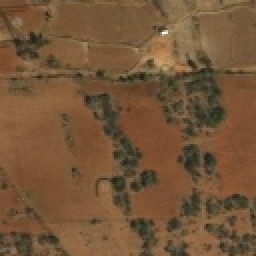
#> input picture dataset/gundul/gundul (111).jpg, 128 x 128 px (shown 2 times larger); its folder holds only this picture in this run
$ jupyter execute --allow-errors accuracy.ipynb   (older library calls are emulated)
#> lines starting #> are read from the running program, lines starting #| are printed output that depends on the picture
[cell 1]
import numpy as np
import matplotlib.pyplot as plt
import cv2 as cv
import pandas as pd
import os
import math
from tqdm.notebook import tqdm

import numpy as np: Mengimpor pustaka NumPy yang digunakan untuk operasi matematika dan manipulasi array multidimensi.
import matplotlib.pyplot as plt: Mengimpor modul pyplot dari pustaka Matplotlib, yang digunakan untuk visualisasi data, termasuk plot grafik.
import cv2 as cv: Mengimpor modul cv2 dari pustaka OpenCV (Open Source Computer Vision Library), yang digunakan untuk pemrosesan gambar dan penglihatan komputer.
import pandas as pd: Mengimpor pustaka pandas yang digunakan untuk analisis data, terutama dalam bentuk struktur data seperti DataFrame.
import os: Mengimpor modul os yang menyediakan fungsi-fungsi untuk berinteraksi dengan sistem operasi, seperti mengakses file dan direktori.
import math: Mengimpor modul math yang menyediakan fungsi matematika dasar.
from tqdm.notebook import tqdm: Mengimpor fungsi tqdm dari modul tqdm.notebook yang digunakan untuk menciptakan bar kemajuan (progress bar) saat melakukan iterasi.

[cell 2]
def insertGambar(folder):
#> called with folder = 'dataset'
    images = []
    filenames = []
    labels = []

    for label in os.listdir(folder):
        for filename in os.listdir("dataset/"+label):
            img = cv.imread(os.path.join("dataset/"+label,filename),255)
#> img is the input picture: shape (128, 128, 3); mean B, G, R 56.4, 85.7, 116.1
            filenames.append(filename)
            labels.append(label)
            if img is not None:
                width = 256
                height = 256
                dim = (width, height)
                resized = cv.resize(img, dim, interpolation=cv.INTER_AREA)
                images.append(resized)
    return images, filenames, labels

images, filenames, labels = insertGambar("dataset")
#> images = 2 items; filenames = ['gundul (111).jpg', 'gundul (1).jpg']; labels = ['gundul', 'hutan gundul']

images = []: Membuat sebuah list kosong yang akan digunakan untuk menyimpan gambar-gambar yang dimuat.
filenames = []: Membuat sebuah list kosong yang akan digunakan untuk menyimpan nama file gambar yang dimuat.
labels = []: Membuat sebuah list kosong yang akan digunakan untuk menyimpan label (nama folder) dari setiap gambar yang dimuat.
for label in os.listdir(folder):: Melakukan iterasi pada setiap label (nama folder) dalam direktori yang ditentukan oleh parameter folder.
for filename in os.listdir("dataset/"+label):: Melakukan iterasi pada setiap nama file dalam folder yang sesuai dengan label saat ini.
img = cv.imread(os.path.join("dataset/"+label,filename),255): Membaca gambar menggunakan fungsi cv.imread() dari pustaka OpenCV. Path file gambar dibentuk dengan menggabungkan direktori "dataset/" dengan label dan nama file saat ini. Argumen kedua (255) digunakan untuk mengatur bendera cv.IMREAD_UNCHANGED, yang memastikan bahwa citra dimuat dengan keaslian warna yang utuh (tanpa perubahan skala ke abu-abu).
filenames.append(filename): Menambahkan nama file saat ini ke dalam list filenames.
labels.append(label): Menambahkan label saat ini ke dalam list labels.
if img is not None:: Memeriksa apakah citra berhasil dibaca dan tidak bernilai None.
width = 256 dan height = 256: Menentukan lebar dan tinggi yang diinginkan untuk gambar yang akan diresize.
dim = (width, height): Membentuk tupel dim yang berisi lebar dan tinggi.

[cell 3]
plt.imshow(cv.cvtColor(images[1], cv.COLOR_BGR2RGB))

Baris kode plt.imshow(cv.cvtColor(images[1], cv.COLOR_BGR2RGB)) digunakan untuk menampilkan gambar yang telah dimuat menggunakan fungsi insertGambar sebelumnya.

[cell 4]
fig = plt.figure(figsize=(25,25))
columns = 5
rows = 3
x = 0
#> (the rest of this cell did not finish here and is left out)

fig = plt.figure(figsize=(25,25)): Membuat objek gambar (figure) dengan ukuran 25x25 inci menggunakan figsize=(25,25).
columns = 5 dan rows = 3: Menentukan jumlah kolom dan baris dalam tata letak grid yang akan digunakan untuk menampilkan gambar.
x = 0: Menginisialisasi variabel x sebagai indeks awal untuk mengakses gambar dan nama file.
for i in range(1,6):: Melakukan iterasi dari 1 hingga 5 (inklusif) karena kita ingin menampilkan 5 gambar.
fig.add_subplot(rows, columns, i): Menambahkan subplot ke dalam objek gambar fig dengan tata letak grid yang ditentukan oleh rows, columns, dan nomor subplot i.
plt.title(filenames[x]): Mengatur judul subplot dengan menggunakan nama file gambar yang terkait dengan indeks x.
plt.imshow(cv.cvtColor(images[x], cv.COLOR_BGR2RGB)): Menampilkan gambar yang telah diubah skema warnanya dalam subplot. Gambar yang ditampilkan diambil dari images[x] dengan skema warna RGB.

[cell 5]
savePath = "result/resize/"
os.makedirs(savePath, exist_ok=True)  # Membuat direktori "hasil/resize/" jika belum ada
for i in range(len(images)):
    save = os.path.join(savePath, filenames[i])
    save = os.path.splitext(save)[0] + ".jpg"  # Mengganti ekstensi gambar menjadi .jpg
    rgb_image = cv.cvtColor(images[i], cv.COLOR_BGR2RGB)  # Mengubah citra menjadi format warna RGB
    cv.imwrite(save, rgb_image)
#> this loop made 2 passes

savePath = "result/resize/": Menentukan path (jalur) untuk direktori tempat gambar-gambar yang direscale akan disimpan.
os.makedirs(savePath, exist_ok=True): Membuat direktori "result/resize/" jika direktori tersebut belum ada. Parameter exist_ok=True memastikan bahwa tidak ada kesalahan yang muncul jika direktori sudah ada.
for i in range(len(images)):: Melakukan iterasi melalui semua gambar dalam list images.
save = os.path.join(savePath, filenames[i]): Membentuk path file tujuan dengan menggabungkan savePath dan nama file gambar saat ini dari list filenames.
save = os.path.splitext(save)[0] + ".jpg": Mengubah ekstensi file menjadi ".jpg" menggunakan os.path.splitext() yang membagi path file menjadi nama dan ekstensi file. Kemudian, nama file diambil ([0]) dan ekstensinya diganti dengan ".jpg".
rgb_image = cv.cvtColor(images[i], cv.COLOR_BGR2RGB): Mengubah skema warna gambar dari BGR menjadi RGB menggunakan cv.cvtColor(). Hal ini diperlukan karena fungsi cv.imwrite() dari OpenCV mengharapkan gambar dengan skema warna RGB.
cv.imwrite(save, rgb_image): Menyimpan gambar dengan menggunakan cv.imwrite(). Gambar disimpan dengan path yang ditentukan oleh save, dengan menggunakan citra RGB yang telah diubah skemanya.

[cell 6]
def rotasi(derajat, citra):
    panjang, lebar, _ = citra.shape  # Memperoleh dimensi panjang dan lebar citra
    Rotasi_img = np.zeros(citra.shape)

    sudut = derajat * (np.pi / 180)
    tengahx = panjang / 2
    tengahy = lebar / 2

    for i in range(panjang):
        for j in range(lebar):
            x = int((i - tengahx) * np.cos(sudut) - (j - tengahy) * np.sin(sudut) + tengahx)
            y = int((i - tengahx) * np.sin(sudut) + (j - tengahy) * np.cos(sudut) + tengahy)
            if 0 <= x < panjang and 0 <= y < lebar:
                Rotasi_img[i][j] = citra[x][y]

    return Rotasi_img

panjang, lebar, _ = citra.shape: Memperoleh dimensi panjang (height), lebar (width), dan jumlah saluran warna (channels) dari citra. Karena kita tidak memerlukan jumlah saluran warna dalam implementasi rotasi ini, kita mengabaikan nilai tersebut dengan menggunakan _.
Rotasi_img = np.zeros(citra.shape): Membuat array kosong dengan dimensi yang sama dengan citra. Array ini akan digunakan untuk menyimpan citra hasil rotasi.
sudut = derajat * (np.pi / 180): Mengkonversi sudut rotasi dari derajat ke radian.
tengahx = panjang / 2 dan tengahy = lebar / 2: Menentukan titik tengah citra sebagai pusat rotasi.
Melakukan iterasi pada setiap piksel citra menggunakan dua loop nested (for i in range(panjang) dan for j in range(lebar)).
x = int((i - tengahx) * np.cos(sudut) - (j - tengahy) * np.sin(sudut) + tengahx) dan y = int((i - tengahx) * np.sin(sudut) + (j - tengahy) * np.cos(sudut) + tengahy): Menghitung koordinat piksel hasil rotasi dengan menggunakan persamaan transformasi rotasi.
if 0 <= x < panjang and 0 <= y < lebar:: Memeriksa apakah koordinat piksel hasil rotasi berada dalam batas citra asli.
Rotasi_img[i][j] = citra[x][y]: Mengisi piksel hasil rotasi dengan piksel citra asli yang sesuai.
Mengembalikan citra hasil rotasi, yaitu Rotasi_img.

[cell 7]
sudut_rotasi = [90, -90, 180]  # Sudut rotasi yang ingin ditampilkan
index_citra = 0  # Indeks citra yang ingin ditampilkan

# Mengambil citra yang dipilih
citra = images[index_citra]

plt.figure(figsize=(20,20))

# Menampilkan citra sebelum rotasi
plt.subplot(1, 4, 1)
plt.imshow(cv.cvtColor(citra, cv.COLOR_BGR2RGB))
plt.title('Sebelum Rotasi')

# Menampilkan citra dengan sudut rotasi tertentu
for i, sudut in enumerate(sudut_rotasi):
    rotated_image = rotasi(sudut, citra)
    rotated_image = np.clip(rotated_image, 0, 255).astype(np.uint8)  # Memastikan rentang piksel valid [0, 255]
    plt.subplot(1, 4, i+2)
    plt.imshow(cv.cvtColor(rotated_image, cv.COLOR_BGR2RGB))
    plt.title(f'Setelah Rotasi {sudut} Derajat')
#> this loop made 3 passes
#> pass 1, `rotated_image = rotasi(sudut, citra)`:
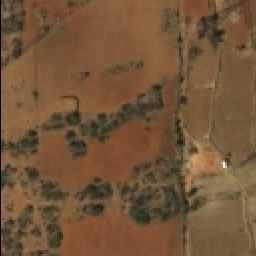
#> rotated_image: shape (256, 256, 3) float64; mean B, G, R 56.2, 85.4, 115.6
#> after the loop:
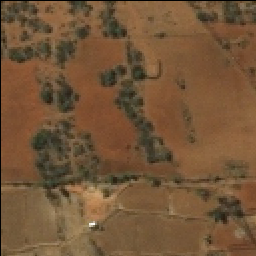
#> rotated_image: shape (256, 256, 3); mean B, G, R 55.9, 85, 115.1

plt.tight_layout()
plt.show()
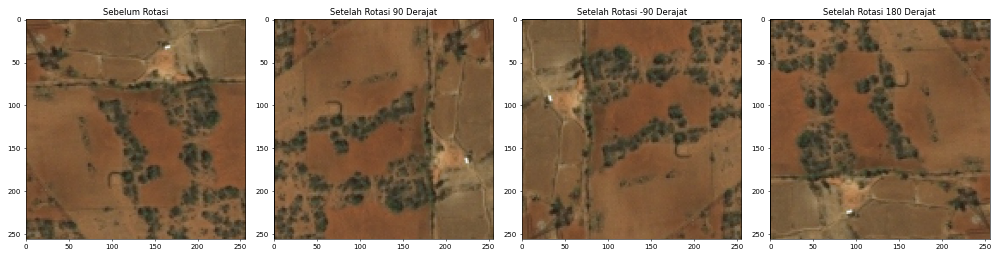
#> figure drawn by matplotlib, 4 panels

Fungsi rotasi yang Anda berikan mengimplementasikan rotasi citra menggunakan transformasi geometri. Fungsi tersebut memiliki dua parameter:
derajat: Sudut rotasi dalam derajat.
citra: Citra yang akan dirotasi.
Fungsi ini akan menghasilkan citra yang dirotasi sebesar sudut yang ditentukan.

[cell 8]
savePath = "result/rotasi/"  # Ubah path ke folder hasil rotasi sesuai kebutuhan
sudut_rotasi = [90, -90, 180]  # Sudut rotasi yang ingin Anda terapkan
rotasi_data = []  # List untuk menyimpan citra hasil rotasi
os.makedirs(savePath, exist_ok=True)
for i in range(len(images)):
    for sudut in sudut_rotasi:
        # Menerapkan rotasi pada citra
        rgb_image = cv.cvtColor(images[i], cv.COLOR_BGR2RGB)
        hasil_rotasi = rotasi(sudut, rgb_image)  # Menggunakan sudut rotasi dari daftar sudut_rotasi

        # Menyimpan citra hasil rotasi
        save = savePath + f"{filenames[i]}_{sudut}.jpg"  # Menambahkan sudut rotasi pada nama file
        cv.imwrite(save, hasil_rotasi)

        # Menyimpan citra hasil rotasi ke dalam list rotasi_data
        rotasi_data.append(hasil_rotasi)
#> this loop made 2 passes
#> pass 1, `cv.imwrite(save, hasil_rotasi)`:
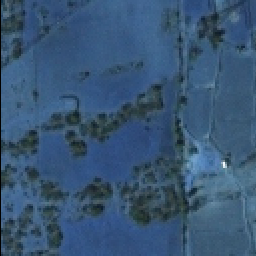
#> saved as gundul (111).jpg_90.jpg: shape (256, 256, 3); mean B, G, R 115.6, 85.4, 56.2
#> pass 1, `cv.imwrite(save, hasil_rotasi)`:
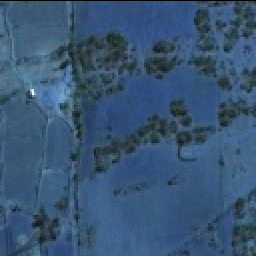
#> saved as gundul (111).jpg_-90.jpg: shape (256, 256, 3); mean B, G, R 115.6, 85.4, 56.2
#> pass 1, `cv.imwrite(save, hasil_rotasi)`:
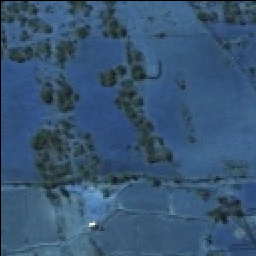
#> saved as gundul (111).jpg_180.jpg: shape (256, 256, 3); mean B, G, R 115.1, 85, 55.9
#> pass 2, `cv.imwrite(save, hasil_rotasi)`:
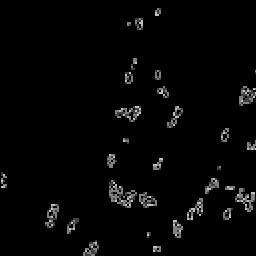
#> saved as gundul (1).jpg_90.jpg: shape (256, 256, 3); min 0, max 192, mean 5.5
#> after the loop, rotasi_data = 6 items

savePath = "result/rotasi/": Menentukan path (lokasi) folder tempat citra hasil rotasi akan disimpan. Anda perlu mengubah savePath sesuai dengan kebutuhan.
sudut_rotasi = [90, -90, 180]: Menentukan daftar sudut rotasi yang ingin diterapkan pada setiap citra. Anda dapat menambahkan atau mengubah sudut rotasi sesuai keinginan.
rotasi_data = []: Membuat list kosong rotasi_data yang akan digunakan untuk menyimpan citra hasil rotasi.
os.makedirs(savePath, exist_ok=True): Membuat direktori yang ditentukan oleh savePath jika belum ada.
Melakukan iterasi pada setiap citra dalam images menggunakan range(len(images)).
Di dalam loop, melakukan iterasi pada setiap sudut rotasi dalam sudut_rotasi menggunakan for sudut in sudut_rotasi.
Mengkonversi citra ke skema warna RGB menggunakan cv.cvtColor(images[i], cv.COLOR_BGR2RGB).
Menerapkan rotasi pada citra menggunakan fungsi rotasi(sudut, rgb_image).
Menyimpan citra hasil rotasi dengan menambahkan sudut rotasi pada nama file menggunakan savePath + f"{filenames[i]}_{sudut}.jpg". Anda dapat mengubah format nama file sesuai kebutuhan.
Menyimpan citra hasil rotasi ke dalam list rotasi_data menggunakan rotasi_data.append(hasil_rotasi).

[cell 9]
def enhance_image(image):
    enhanced_image_rgb = np.zeros_like(image)
    for channel in range(3):
        enhanced_image_rgb[:, :, channel] = cv.equalizeHist(image[:, :, channel])
    return enhanced_image_rgb

enhanced_image_rgb = np.zeros_like(image): Membuat array nol dengan dimensi yang sama dengan citra image. Array ini akan digunakan untuk menyimpan citra hasil pemrosesan.
Melakukan iterasi pada setiap saluran warna (channel) citra menggunakan for channel in range(3). Dalam citra berwarna, saluran warna biasanya terdiri dari tiga saluran: merah (R), hijau (G), dan biru (B).
enhanced_image_rgb[:, :, channel] = cv.equalizeHist(image[:, :, channel]): Menerapkan equalization histogram pada saluran warna (channel) saat ini. Equalization histogram digunakan untuk meningkatkan kontras dan distribusi nilai piksel dalam saluran warna tersebut.
Mengembalikan citra hasil pemrosesan yang telah ditingkatkan kontrasnya, yaitu enhanced_image_rgb.

[cell 10]
savePath = "result/enhanced/"
#> savePath = 'result/enhanced/'
enhanced_data = []
os.makedirs(savePath, exist_ok=True)
#> (the rest of this cell did not finish here and is left out)

savePath = "result/enhanced/": Menentukan path (lokasi) folder tempat citra hasil pemrosesan akan disimpan. Anda perlu mengubah savePath sesuai dengan kebutuhan.
enhanced_data = []: Membuat list kosong enhanced_data yang akan digunakan untuk menyimpan citra hasil pemrosesan.
os.makedirs(savePath, exist_ok=True): Membuat direktori yang ditentukan oleh savePath jika belum ada.
Melakukan iterasi pada setiap citra dalam images menggunakan range(len(images)).
enhanced_image = enhance_image(images[i]): Meningkatkan kontras citra menggunakan fungsi enhance_image dengan citra saat ini sebagai input.
save = savePath + filenames[i] + ".jpg": Menentukan path (lokasi) file untuk menyimpan citra hasil pemrosesan. Nama file disusun dengan menggabungkan savePath, nama file asli filenames[i], dan ekstensi file .jpg.
cv.imwrite(save, enhanced_image): Menyimpan citra hasil pemrosesan ke dalam file menggunakan cv.imwrite.
enhanced_data.append(enhanced_image): Menambahkan citra hasil pemrosesan ke dalam list enhanced_data.

#> (a cell that did not finish here is left out)

 plt.imshow(enhanced_data[288]) digunakan untuk menampilkan citra hasil pemrosesan yang telah ditingkatkan kontrasnya dari list enhanced_data.

[cell 12]
def color_segmentation(image):
    hsv = cv.cvtColor(image, cv.COLOR_BGR2HSV)
    lower_green = np.array([36, 40, 40])
    upper_green = np.array([70, 255, 255])
    mask = cv.inRange(hsv, lower_green, upper_green)
    segmented_image = cv.bitwise_and(image, image, mask=mask)
    return segmented_image

hsv = cv.cvtColor(image, cv.COLOR_BGR2HSV): Mengkonversi citra dari skema warna BGR ke HSV. Model warna HSV (Hue, Saturation, Value) memungkinkan pemisahan warna berdasarkan nuansa (hue), kejenuhan (saturation), dan nilai (value).
lower_green = np.array([36, 40, 40]) dan upper_green = np.array([70, 255, 255]): Menentukan rentang nilai HSV yang mewakili warna hijau. Rentang ini ditentukan dengan menggunakan eksperimen atau pengetahuan tentang rentang nilai HSV untuk warna hijau.
mask = cv.inRange(hsv, lower_green, upper_green): Membuat mask (maskara) dengan menggunakan fungsi cv.inRange untuk memisahkan piksel yang memiliki nilai HSV yang berada dalam rentang yang ditentukan sebagai warna hijau.
segmented_image = cv.bitwise_and(image, image, mask=mask): Menerapkan operasi bitwise AND antara citra asli (image) dan maskara (mask) untuk memperoleh citra hasil segmentasi warna. Operasi ini akan menghasilkan citra di mana hanya piksel-piksel yang sesuai dengan maskara yang akan tetap ditampilkan, sedangkan piksel lainnya akan menjadi hitam.
Mengembalikan citra hasil segmentasi warna, yaitu segmented_image.

[cell 13]
savePath = "result/segmentation/"
segmentation_data = []
os.makedirs(savePath, exist_ok=True)
#> (the rest of this cell did not finish here and is left out)

savePath = "result/segmentation/": Menentukan path (lokasi) folder tempat citra hasil segmentasi akan disimpan. Anda perlu mengubah savePath sesuai dengan kebutuhan.
segmentation_data = []: Membuat list kosong segmentation_data yang akan digunakan untuk menyimpan citra hasil segmentasi.
os.makedirs(savePath, exist_ok=True): Membuat direktori yang ditentukan oleh savePath jika belum ada.
Melakukan iterasi pada setiap citra dalam images menggunakan range(len(images)).
segmentation_image = color_segmentation(images[i]): Melakukan segmentasi warna pada citra menggunakan fungsi color_segmentation dengan citra saat ini sebagai input.
save = savePath + filenames[i] + ".jpg": Menentukan path (lokasi) file untuk menyimpan citra hasil segmentasi. Nama file disusun dengan menggabungkan savePath, nama file asli filenames[i], dan ekstensi file .jpg.
cv.imwrite(save, segmentation_image): Menyimpan citra hasil segmentasi ke dalam file menggunakan cv.imwrite.
segmentation_data.append(segmentation_image): Menambahkan citra hasil segmentasi ke dalam list segmentation_data.

#> (a cell that did not finish here is left out)

plt.imshow() fungsi dari matplotlib untuk menampilkan gambar tersegmentasi.

[cell 15]
def image_median_filtering(image, kernel_size=3):
    filtered_image = cv.medianBlur(image, kernel_size)
    return filtered_image

image: Citra yang akan diterapkan median filtering.
kernel_size=3: Ukuran kernel (bilangan ganjil) yang digunakan untuk operasi median filtering. Nilai ini menentukan jangkauan tetangga piksel yang akan digunakan untuk menghitung nilai piksel yang baru.
filtered_image = cv.medianBlur(image, kernel_size): Menerapkan operasi median filtering pada citra menggunakan fungsi cv.medianBlur. Operasi ini akan menggantikan setiap piksel dengan nilai median dari piksel-piksel tetangganya di dalam kernel.
Mengembalikan citra yang telah diterapkan median filtering, yaitu filtered_image.

[cell 16]
savePath = "result/filtering/"
filtering_data = []
os.makedirs(savePath, exist_ok=True)
for i in range(len(images)):
    filtering_image = image_median_filtering(images[i])
    save = savePath + filenames[i] + ".jpg"
    cv.imwrite(save, filtering_image)
    filtering_data.append(filtering_image)
#> this loop made 2 passes
#> pass 2, in image_median_filtering (call 2), `filtered_image = cv.medianBlur(image, kernel_size)`:
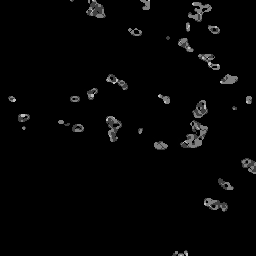
#> filtered_image: shape (256, 256); min 0, max 192, mean 5
#> after the loop, filtering_data = 2 items
